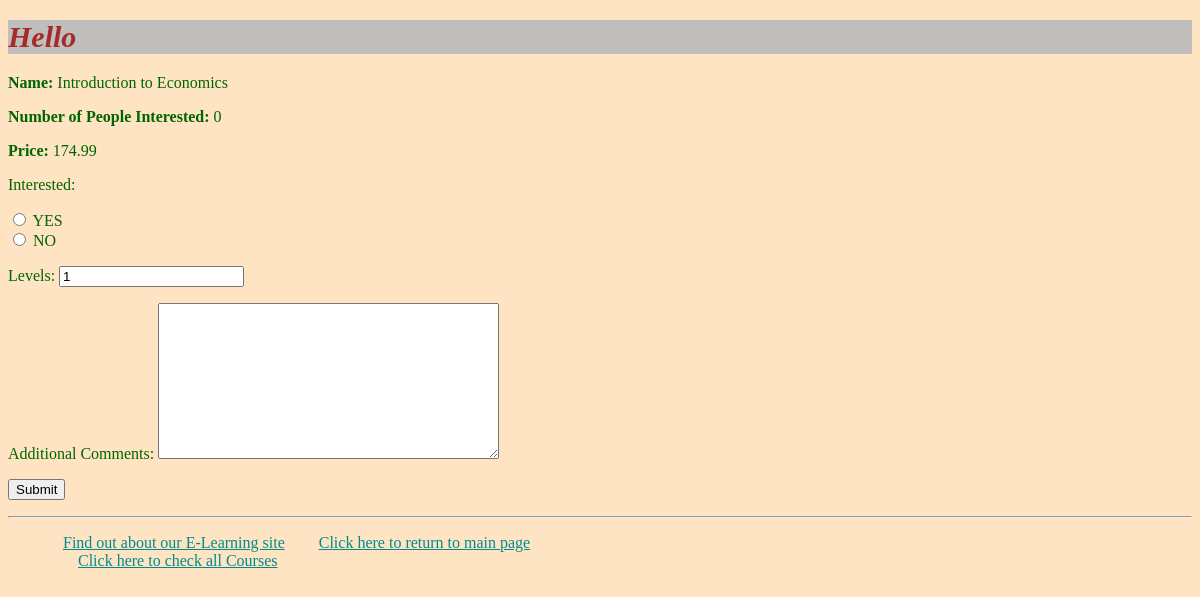
Before: /myapp/courses/6/ with the older database file.
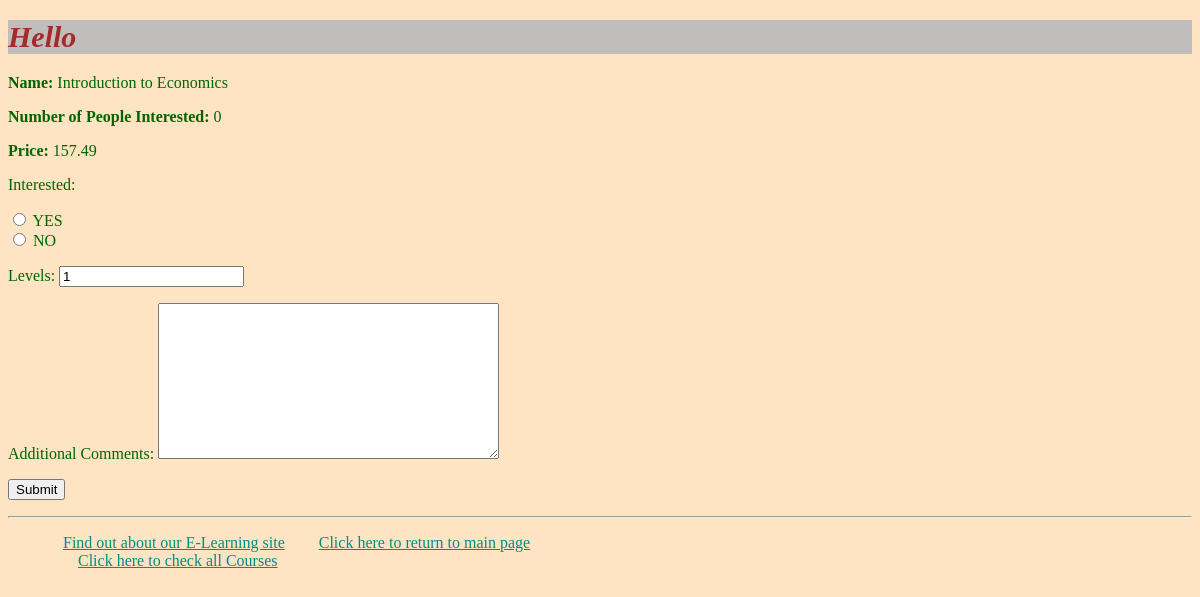
After: the same page with the newer database file.
### myapp/models.py (models this page shows, shortened)
class Course(models.Model):
    interested = models.PositiveIntegerField(default=0)
    stages = models.PositiveIntegerField(default=3)
    topic = models.ForeignKey(Topic, related_name='courses', on_delete=models.CASCADE)
    name = models.CharField(max_length=200)
    price = models.DecimalField(max_digits=10,decimal_places=2)
    for_everyone = models.BooleanField(default=True)
    description = models.TextField(max_length=300, null=True, blank=True)

### myapp/views.py (the view)
# urls.py: path(r'courses/<int:cour_id>/', views.course_detail, name='course_detail'),
def course_detail(request, cour_id):
    msg = ''
    course = get_object_or_404(Course, pk=cour_id)
    if request.method == 'POST':
        form = InterestForm(request.POST)
        if form.is_valid():
            if form.cleaned_data['interested'] == '1':
                course.interested = course.interested + 1
                course.save()
            return redirect('myapp:index')
        else:
            msg = 'Something went wrong'
    else:
        form = InterestForm()
    return render(request, 'myapp/course_detail.html', {'msg': msg, 'course_info': course, 'form': form})

### myapp/forms.py
class InterestForm(forms.Form):
    interested = forms.ChoiceField(widget=forms.RadioSelect, choices=[(1, 'YES'), (2, 'NO')])
    levels = forms.IntegerField(initial=1, min_value=1)
    comments= forms.CharField(widget=forms.Textarea, required=False, label="Additional Comments")

### myapp/templates/myapp/course_detail.html (shortened to what this page needs)
{% extends 'myapp/base.html' %}
{% block body_block %}
    <p><b>Name:</b> {{ course_info.name }} </p>
    <p><b>Number of People Interested:</b> {{ course_info.interested }}</p>
    <p><b>Price:</b> {{ course_info.price }} </p>
    {% if course_info.for_everyone %}
        <form method="POST">
            {{ form.as_p }}
            <input type="submit" value="Submit"/>
        </form>
    {% else %}
        <p> Unfortunately, this course is not for everyone </p>
    {% endif %}
{% endblock %}

Changed rows visible on the page:
changed Course "Introduction to Economics": price "174.99" → "157.49"
